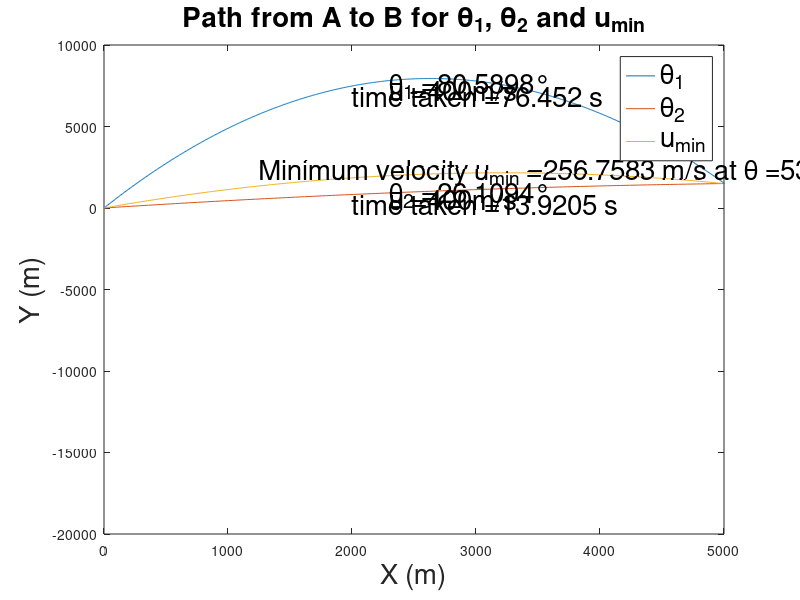

MATLAB code for this plot:
%% Exercise 3
clc
clear all

%% a) If the initial velocity of the bullet is u = 400m/s, determine for which two different angles θ the rifle can be angled
% to hit the mountain at B and how long t it takes for the bullet to travel from A to B for these two cases. Also plot
% the path of the ball from A to B for both cases.

u = 400;  % ms^-1
g = 9.8;  % ms^-2

theta = 1:0.01:89; % shooting angles 
hori_dist = zeros(size(theta));
vert_dist = zeros(size(theta)); 

ax = 0;
ay = -g;

%using the given equations (1) and (2), create another equation quadratic in tan(theta)
%The equation is: (766.40625(tan^2(θ))) - (5000 tan(θ)) + 2266.40625

coeffs = [766.40625  -5000  2266.40625];
root_vals = roots(coeffs);
thetas_rad = atan(root_vals);
thetas_deg = rad2deg(thetas_rad);

%timetaken for θ1 and θ2
t1 = 5000/(400*cosd(thetas_deg(1)));
t2 = 5000/(400*cosd(thetas_deg(2)));

fprintf("For angle %0.4f degrees, the time taken t1 is: %0.4f\n", thetas_deg(1), t1);
fprintf("For angle %0.4f degrees, the time taken t2 is: %0.4f\n", thetas_deg(2), t2);

t = 0:0.1:79; % time interval t
theta1 = thetas_deg(1);
theta2 = thetas_deg(2);
x =@(angle) u*cosd(angle).*t;
y =@(angle) -0.5*g*t.^2 + 400* sind(angle).*t ;
plot(x(theta1),y(theta1),x(theta2), y(theta2))
txt_t1 = strcat('\theta_{1} = ', num2str(theta1),'°');
text(2300, 7500, txt_t1, 'FontSize',20);
vel = strcat('u = ', num2str(u),'m/s');
text(2300, 7200, vel, 'FontSize',20);
time1 = strcat('time taken = ', num2str(t1),' s');
text(2000, 6900, time1, 'FontSize',20);

txt_t2 = strcat('\theta_{2} = ', num2str(theta2),'°');
text(2300, 800, txt_t2, 'FontSize',20);
text(2300, 500, vel, 'FontSize',20);
time2 = strcat('time taken = ', num2str(t2),' s');
text(2000, 250, time2, 'FontSize',20);

set(gcf,'Position',[10 1000 1500 1000])
xlim([0,5000])
xlabel('X (m)','FontSize',20)
ylabel('Y (m)','FontSize',20)
title('Path from A to B for \theta_1, \theta_2 and u_{min}','FontSize',20)
hold on
%legend('\theta_1', '\theta_2')  

%% Task b
g=9.81;
thetas = 20:0.1:89;  %independent variable
u_t = 5000./(cosd(thetas).*sqrt(2*(5000.*tand(thetas)-1500)/g));  % dependent variable

der_u_t = diff(u_t);
sign_change_id = find(der_u_t>0,1);
u_min = u_t(sign_change_id);
theta_umin = thetas(sign_change_id);
fprintf("Minimum velocity of %0.4f ms^-1, should have shooting angle of: %0.4f\n", u_min, thetas(sign_change_id));

%time to reach B
t_B = 5000/(u_min*cosd(theta_umin));

t_umin = 0:0.1:t_B;
X_umin =@(angle,u) u*cosd(angle).*t_umin;
Y_umin =@(angle,u) -0.5*g*t_umin.^2 + u* sind(angle).*t_umin ;

plot(X_umin(theta_umin,u_min),Y_umin(theta_umin, u_min))
txt = strcat('Minimum velocity u_{min} = ',num2str(u_min),' m/s at \theta = ', num2str(theta_umin),'°');
text(1250, 2200, txt, 'FontSize',20);

legend('\theta_1', '\theta_2', 'u_{min}','FontSize',20)
saveas(gcf,'trajectory_ex3.png')
